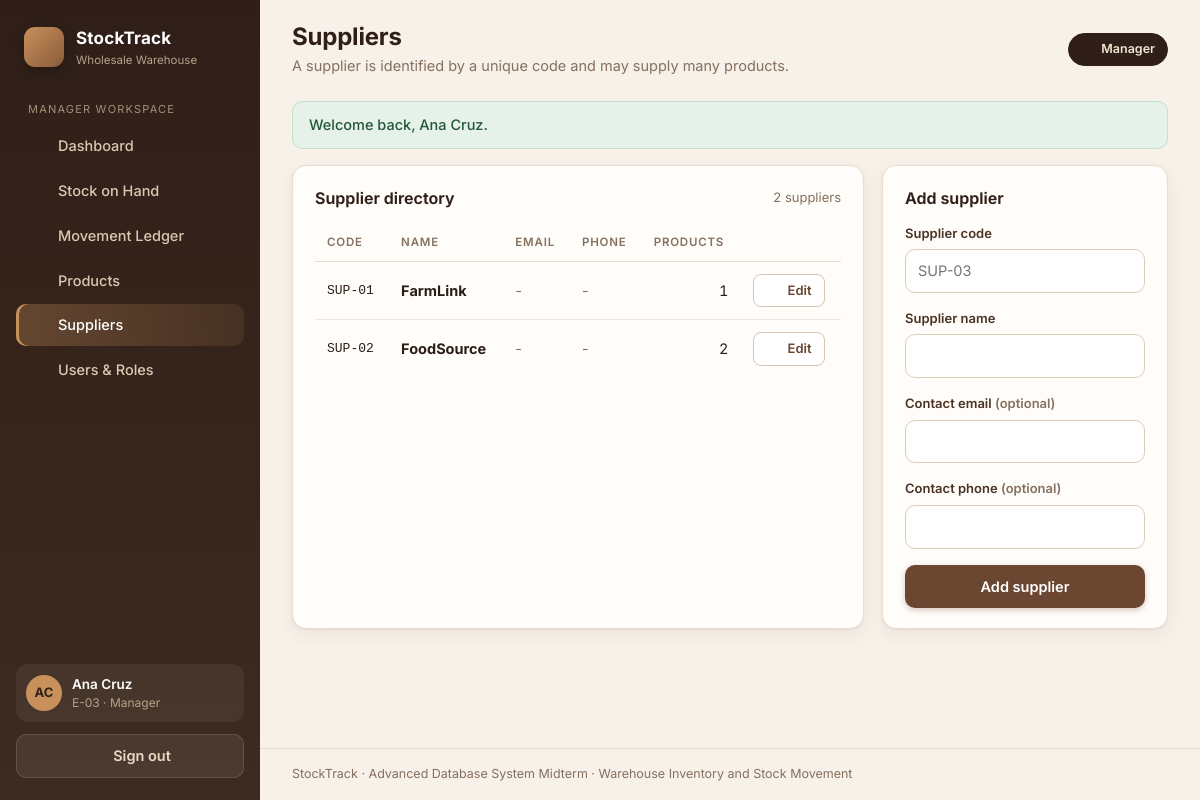
/manager/suppliers.php (signed in), run on the app's committed database.
### tables this page shows
CREATE TABLE suppliers (
  supplier_code VARCHAR(10)  NOT NULL,
  supplier_name VARCHAR(100) NOT NULL,
  contact_email VARCHAR(120) NULL,
  contact_phone VARCHAR(30)  NULL,
  PRIMARY KEY (supplier_code),
  UNIQUE KEY uq_supplier_name (supplier_name)
);

### manager/suppliers.php (the view, shortened to what this page needs)
<?php
require_once __DIR__ . '/../includes/bootstrap.php';
$pdo = db();
$editing = null;
$suppliers = $pdo->query(
    'SELECT s.supplier_code, s.supplier_name, s.contact_email, s.contact_phone, COUNT(p.sku) AS product_count
       FROM suppliers s LEFT JOIN products p ON p.supplier_code = s.supplier_code
      GROUP BY s.supplier_code, s.supplier_name, s.contact_email, s.contact_phone
      ORDER BY s.supplier_code'
)->fetchAll();
$f = [
    'code'  => $editing['supplier_code'] ?? ($_POST['supplier_code'] ?? ''),
    'name'  => $editing['supplier_name'] ?? ($_POST['supplier_name'] ?? ''),
    'email' => $editing['contact_email'] ?? ($_POST['contact_email'] ?? ''),
    'phone' => $editing['contact_phone'] ?? ($_POST['contact_phone'] ?? ''),
];
require __DIR__ . '/../includes/header.php';
?>
<div class="grid grid-main">
  <div class="card">
    <div class="card-head"><div class="card-title">Supplier directory</div><div class="card-sub"><?= count($suppliers) ?> suppliers</div></div>
    <div class="table-wrap">
      <table class="table">
        <thead><tr><th>Code</th><th>Name</th><th>Email</th><th>Phone</th><th class="num">Products</th><th></th></tr></thead>
        <tbody>
        <?php foreach ($suppliers as $s): ?>
          <tr>
            <td class="mono"><?= e($s['supplier_code']) ?></td>
            <td><strong><?= e($s['supplier_name']) ?></strong></td>
            <td class="muted"><?= e($s['contact_email'] ?? '-') ?></td>
            <td class="muted"><?= e($s['contact_phone'] ?? '-') ?></td>
            <td class="num"><?= (int)$s['product_count'] ?></td>
            <td><a class="btn btn-outline btn-sm" href="<?= e(url('manager/suppliers.php?edit=' . urlencode($s['supplier_code']))) ?>"><?= icon('edit', 14) ?> Edit</a></td>
          </tr>
        <?php endforeach; ?>
        </tbody>
      </table>
    </div>
  </div>
  <div class="card" style="align-self:start">
    <div class="card-head">
      <div class="card-title"><?= $editing ? 'Edit ' . e($editing['supplier_code']) : 'Add supplier' ?></div>
    </div>
    <form method="post" class="form-grid">
      <div class="field">
        <label for="supplier_code">Supplier code</label>
        <input class="input" id="supplier_code" name="supplier_code" value="<?= e($f['code']) ?>" <?= $editing ? 'readonly' : '' ?> placeholder="SUP-03" required>
      </div>
      <div class="field">
        <label for="supplier_name">Supplier name</label>
        <input class="input" id="supplier_name" name="supplier_name" value="<?= e($f['name']) ?>" required>
      </div>
      <div class="field">
        <label for="contact_email">Contact email <span class="muted">(optional)</span></label>
        <input class="input" type="email" id="contact_email" name="contact_email" value="<?= e($f['email']) ?>">
      </div>
      <div class="field">
        <label for="contact_phone">Contact phone <span class="muted">(optional)</span></label>
        <input class="input" id="contact_phone" name="contact_phone" value="<?= e($f['phone']) ?>">
      </div>
      <button class="btn btn-primary" type="submit"><?= $editing ? 'Save changes' : 'Add supplier' ?></button>
    </form>
  </div>
</div>
<?php require __DIR__ . '/../includes/footer.php'; ?>

### includes/bootstrap.php (shortened to what this page needs)
<?php
function e(?string $value): string
{
    return htmlspecialchars((string)$value, ENT_QUOTES | ENT_SUBSTITUTE, 'UTF-8');
}
function url(string $path = ''): string
{
    return BASE_URL . '/' . ltrim($path, '/');
}
function pull_flashes(): array
{
    $items = $_SESSION['flash'] ?? [];
    return $items;
}
function icon(string $name, int $size = 18): string
{
    $paths = [
        'dashboard' => '<rect x="3" y="3" width="7" height="9" rx="1"/><rect x="14" y="3" width="7" height="5" rx="1"/><rect x="14" y="12" width="7" height="9" rx="1"/><rect x="3" y="16" width="7" height="5" rx="1"/>',
        'box'       => '<path d="M21 8 12 3 3 8v8l9 5 9-5V8z"/><path d="M3 8l9 5 9-5M12 13v8"/>',
        'layers'    => '<path d="M12 2 2 7l10 5 10-5-10-5z"/><path d="M2 17l10 5 10-5M2 12l10 5 10-5"/>',
        'list'      => '<path d="M8 6h13M8 12h13M8 18h13M3 6h.01M3 12h.01M3 18h.01"/>',
        'truck'     => '<path d="M1 3h15v13H1zM16 8h4l3 3v5h-7V8z"/><circle cx="5.5" cy="18.5" r="2"/><circle cx="18.5" cy="18.5" r="2"/>',
        'users'     => '<path d="M17 21v-2a4 4 0 0 0-4-4H5a4 4 0 0 0-4 4v2"/><circle cx="9" cy="7" r="4"/><path d="M23 21v-2a4 4 0 0 0-3-3.87M16 3.13a4 4 0 0 1 0 7.75"/>',
        'plus'      => '<path d="M12 5v14M5 12h14"/>',
        'logout'    => '<path d="M9 21H5a2 2 0 0 1-2-2V5a2 2 0 0 1 2-2h4M16 17l5-5-5-5M21 12H9"/>',
        'arrow-in'  => '<path d="M12 3v12M7 10l5 5 5-5M5 21h14"/>',
        'arrow-out' => '<path d="M12 21V9M7 14l5-5 5 5M5 3h14"/>',
        'sliders'   => '<path d="M4 21v-7M4 10V3M12 21v-9M12 8V3M20 21v-5M20 12V3M1 14h6M9 8h6M17 16h6"/>',
        'alert'     => '<path d="M10.3 3.9 1.8 18a2 2 0 0 0 1.7 3h17a2 2 0 0 0 1.7-3L13.7 3.9a2 2 0 0 0-3.4 0zM12 9v4M12 17h.01"/>',
        'lock'      => '<rect x="3" y="11" width="18" height="11" rx="2"/><path d="M7 11V7a5 5 0 0 1 10 0v4"/>',
        'check'     => '<path d="M20 6 9 17l-5-5"/>',
        'edit'      => '<path d="M11 4H4a2 2 0 0 0-2 2v14a2 2 0 0 0 2 2h14a2 2 0 0 0 2-2v-7M18.5 2.5a2.1 2.1 0 0 1 3 3L12 15l-4 1 1-4 9.5-9.5z"/>',
        'shield'    => '<path d="M12 22s8-4 8-10V5l-8-3-8 3v7c0 6 8 10 8 10z"/>',
        'search'    => '<circle cx="11" cy="11" r="8"/><path d="m21 21-4.3-4.3"/>',
    ];
    $p = $paths[$name] ?? '';
    return '<svg class="icon" width="' . $size . '" height="' . $size . '" viewBox="0 0 24 24" fill="none" '
         . 'stroke="currentColor" stroke-width="2" stroke-linecap="round" stroke-linejoin="round" aria-hidden="true">' . $p . '</svg>';
}

### assets/css/style.css (style rules this page uses)
:root { --espresso: #2f1f18; --espresso-2: #3d2a20; --brown-900: #4a3224; --brown-700: #6b4630; --brown-600: #8a5a3b; --brown-500: #a46f47; --caramel: #c8915b; --sand: #e9d9c4; --cream: #f7f1ea; --surface: #fffdfa; --line: #e8dccd; --text: #2b1d16; --muted: #86705f; --success: #3e7b55; --success-bg: #e5f1e9; --danger: #b0402f; --danger-bg: #f9e5e0; --warning: #b9801a; --warning-bg: #fbf0d9; --info: #5b6f8a; --radius: 14px; --shadow: 0 1px 2px rgba(60, 35, 20, .06), 0 6px 18px rgba(60, 35, 20, .06); }
* { box-sizing: border-box; }
html, body { margin: 0; padding: 0; }
body { font-family: 'Inter', 'Segoe UI', system-ui, -apple-system, Roboto, sans-serif; background: var(--cream); color: var(--text); font-size: 14.5px; line-height: 1.5; -webkit-font-smoothing: antialiased; }
a { color: var(--brown-700); text-decoration: none; }
.icon { flex-shrink: 0; vertical-align: -3px; }
.card { background: var(--surface); border: 1px solid var(--line); border-radius: var(--radius); box-shadow: var(--shadow); padding: 20px 22px; }
.card-head { display: flex; align-items: center; justify-content: space-between; gap: 12px; margin-bottom: 14px; }
.card-title { font-size: 16px; font-weight: 650; color: var(--espresso); }
.card-sub { color: var(--muted); font-size: 13px; }
.grid { display: grid; gap: 18px; }
.grid-main { grid-template-columns: minmax(0, 2fr) minmax(0, 1fr); }
.table-wrap { overflow-x: auto; }
table.table { width: 100%; border-collapse: collapse; }
.table th { text-align: left; font-size: 11.5px; text-transform: uppercase; letter-spacing: .8px; color: var(--muted); font-weight: 600; padding: 10px 12px; border-bottom: 1px solid var(--line); white-space: nowrap; }
.table td { padding: 12px; border-bottom: 1px solid #f0e6d9; vertical-align: middle; }
.table tbody tr:last-child td { border-bottom: 0; }
.num { text-align: right; font-variant-numeric: tabular-nums; }
.mono { font-family: ui-monospace, SFMono-Regular, Menlo, Consolas, monospace; font-size: 13px; }
.muted { color: var(--muted); }
.form-grid { display: grid; gap: 16px; }
.field label { display: block; font-weight: 600; font-size: 13px; color: var(--brown-900); margin-bottom: 6px; }
.input, .select, .textarea { width: 100%; padding: 10px 12px; font: inherit; color: var(--text); background: #fff; border: 1px solid #dccdbb; border-radius: 10px; transition: border-color .15s, box-shadow .15s; }
.btn { display: inline-flex; align-items: center; justify-content: center; gap: 8px; padding: 10px 18px; border-radius: 10px; font: inherit; font-weight: 600; border: 1px solid transparent; cursor: pointer; transition: all .15s; text-decoration: none; }
.btn-primary { background: var(--brown-700); color: #fff; box-shadow: 0 2px 6px rgba(107, 70, 48, .3); }
.btn-outline { background: #fff; color: var(--brown-700); border-color: #d9c6b0; }
.btn-sm { padding: 6px 12px; font-size: 13px; border-radius: 8px; }

### data on the page
suppliers: supplier_code "SUP-01", supplier_name "FarmLink", contact_email "-", contact_phone "-", product_count "1", $size 14 (drawn)
suppliers: supplier_code "SUP-02", supplier_name "FoodSource", contact_email "-", contact_phone "-", product_count "2", $size 14 (drawn)

### other printed values
APP_NAME "StockTrack"
$label "Dashboard"
$label "Stock on Hand"
$label "Movement Ledger"
$label "Products"
$label "Suppliers"
$label "Users & Roles"
$initials "AC"
$user['name'] "Ana Cruz"
$user['code'] "E-03"
$role "Manager"
$pageTitle "Suppliers"
$pageSub "A supplier is identified by a unique code and may supply many products."
$f['message'] "Welcome back, Ana Cruz."
count($suppliers) "2"
